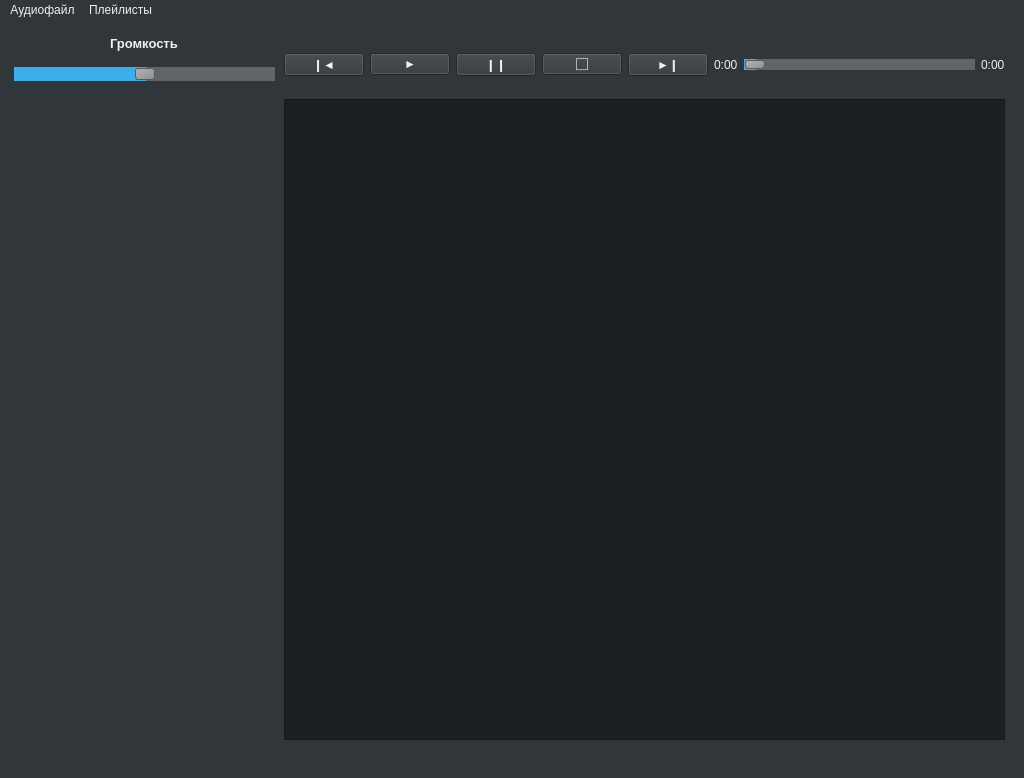
<?xml version="1.0" encoding="UTF-8"?>
<ui version="4.0">
 <class>MainWindow</class>
 <widget class="QMainWindow" name="MainWindow">
  <property name="geometry">
   <rect>
    <x>0</x>
    <y>0</y>
    <width>1024</width>
    <height>778</height>
   </rect>
  </property>
  <property name="windowTitle">
   <string>MainWindow</string>
  </property>
  <property name="styleSheet">
   <string notr="true">QMainWindow::separator
{
    border: 0.09em transparent #76797c;
    background: transparent;
}

QWidget
{
    color: #eff0f1;
    background-color: #31363b;
    selection-background-color: #3daee9;
    selection-color: #eff0f1;
    background-clip: border;
    border-image: none;
}

QWidget:disabled
{
    color: #454545;
    background-color: #31363b;
}

QWidget:disabled:hover
{
    background-color: #31363b;
}

QMenuBar
{
    background-color: #31363b;
    color: #eff0f1;
}

QMenuBar::item
{
    background: transparent;
}

QMenuBar::item:selected
{
    background: transparent;
}

QMenuBar::item:disabled
{
    color: #76797c;
}

QMenuBar::item:pressed
{
    background-color: #3daee9;
    color: #eff0f1;
    margin-bottom: -0.09em;
    padding-bottom: 0.09em;
}

QMenu
{
    color: #eff0f1;
    margin: 0.09em;
}

QMenu::icon
{
    margin: 0.23em;
}

QMenu::item
{
    /* Add extra padding on the right for the QMenu arrow */
    padding: 0.23em 1.5em 0.23em 1.3em;
    border: 0.09em solid transparent;
    background: transparent;
}

QMenu::item:selected
{
    color: #eff0f1;
    background-color: #3daee9;
}

QMenu::item:selected:disabled
{
    background-color: #31363b;
}

QMenu::item:disabled
{
    color: #76797c;
}

QMenu::indicator
{
    width: 1em;
    height: 1em;
}

QMenu::indicator:non-exclusive:unchecked
{
    border-image: url(:/dark/checkbox_unchecked_disabled.svg);
}

QMenu::indicator:non-exclusive:unchecked:selected
{
    border-image: url(:/dark/checkbox_unchecked_disabled.svg);
}

QMenu::indicator:non-exclusive:checked
{
    border-image: url(:/dark/checkbox_checked.svg);
}

QMenu::indicator:non-exclusive:checked:selected
{
    border-image: url(:/dark/checkbox_checked.svg);
}

QMenu::indicator:exclusive:unchecked
{
    border-image: url(:/dark/radio_unchecked_disabled.svg);
}

QMenu::indicator:exclusive:unchecked:selected
{
    border-image: url(:/dark/radio_unchecked_disabled.svg);
}

QMenu::indicator:exclusive:checked
{
    border-image: url(:/dark/radio_checked.svg);
}

QMenu::indicator:exclusive:checked:selected
{
    border-image: url(:/dark/radio_checked.svg);
}

QMenu::right-arrow
{
    margin: 0.23em;
    border-image: url(:/dark/right_arrow.svg);
    width: 0.5em;
    height: 0.8em;
}

QMenu::right-arrow:disabled
{
    border-image: url(:/dark/right_arrow_disabled.svg);
}

QAbstractItemView
{
    alternate-background-color: #31363b;
    color: #eff0f1;
    border: 0.09em solid #31363b;
    border-radius: 0.09em;
}

QMenuBar::item:focus:!disabled
{
    border: 0.04em solid #3daee9;
}

QTabWidget:focus,
QCheckBox:focus,
QRadioButton:focus,
QSlider:focus
{
    border: none;
}

QMenu::separator
{
    height: 0.09em;
    background-color: #76797c;
    padding-left: 0.2em;
    margin-top: 0.2em;
    margin-bottom: 0.2em;
    margin-left: 0.41em;
    margin-right: 0.41em;
}

QMenu::separator
{
    height: 0.09em;
    background-color: #76797c;
    padding-left: 0.2em;
    margin-top: 0.2em;
    margin-bottom: 0.2em;
    margin-left: 0.41em;
    margin-right: 0.41em;
}</string>
  </property>
  <widget class="QWidget" name="centralwidget">
   <property name="styleSheet">
    <string notr="true">QWidget
{
    color: #eff0f1;
    background-color: #31363b;
    selection-background-color: #3daee9;
    selection-color: #eff0f1;
    background-clip: border;
    border-image: none;
}

QWidget:disabled
{
    color: #454545;
    background-color: #31363b;
}

QWidget:disabled:hover
{
    background-color: #31363b;
}</string>
   </property>
   <layout class="QGridLayout" name="gridLayout">
    <item row="0" column="0">
     <widget class="QWidget" name="widget" native="true">
      <property name="maximumSize">
       <size>
        <width>996</width>
        <height>16777215</height>
       </size>
      </property>
      <property name="styleSheet">
       <string notr="true">QWidget
{
    color: #eff0f1;
    background-color: #31363b;
    selection-background-color: #3daee9;
    selection-color: #eff0f1;
    background-clip: border;
    border-image: none;
}

QWidget:disabled
{
    color: #454545;
    background-color: #31363b;
}

QWidget:disabled:hover
{
    background-color: #31363b;
}</string>
      </property>
      <widget class="QWidget" name="horizontalLayoutWidget">
       <property name="geometry">
        <rect>
         <x>270</x>
         <y>1</y>
         <width>721</width>
         <height>71</height>
        </rect>
       </property>
       <layout class="QHBoxLayout" name="main_buttons_and_time">
        <item>
         <widget class="QPushButton" name="previous">
          <property name="styleSheet">
           <string notr="true">QPushButton
{
    color: #eff0f1;
    background-color: #31363b;
    border: 0.04em solid #76797c;
    padding: 0.5em;
    border-radius: 0.09em;
    outline: none;
    min-height: 1.1em;
}

QPushButton:open
{
    border-width: 0.04em;
    border-color: #76797c;
}

QPushButton:closed
{
    border-width: 0.04em;
    border-color: #76797c;
}

QPushButton:disabled
{
    background-color: #31363b;
    border-width: 0.04em;
    border-color: #76797c;
    border-style: solid;
    padding-top: 0.23em;
    padding-bottom: 0.23em;
    padding-left: 1ex;
    padding-right: 1ex;
    border-radius: 0.04em;
    color: #454545;
}

QPushButton:focus
{
    color: #eff0f1;
}

QPushButton:pressed
{
    background-color: #454a4f;
    padding-top: -0.65em;
    padding-bottom: -0.74em;
    color: #eff0f1;
}

QPushButton:checked
{
    background-color: #626568;
    border: 0.04em solid #76797c;
    color: #eff0f1;
}

QPushButton:hover
{
    background-color: #31363b;
    border: 0.04em solid #3daee9;
    color: #eff0f1;
}

QPushButton:checked:hover
{
    background-color: #626568;
    border: 0.04em solid #3daee9;
    color: #eff0f1;
}

QPushButton
{
    min-height: 1.1em;
    min-width: 5em;
}</string>
          </property>
          <property name="text">
           <string>❙◄</string>
          </property>
         </widget>
        </item>
        <item>
         <widget class="QPushButton" name="play">
          <property name="styleSheet">
           <string notr="true">QPushButton
{
    color: #eff0f1;
    background-color: #31363b;
    border: 0.04em solid #76797c;
    padding: 0.5em;
    border-radius: 0.09em;
    outline: none;
    min-height: 1.1em;
}

QPushButton:open
{
    border-width: 0.04em;
    border-color: #76797c;
}

QPushButton:closed
{
    border-width: 0.04em;
    border-color: #76797c;
}

QPushButton:disabled
{
    background-color: #31363b;
    border-width: 0.04em;
    border-color: #76797c;
    border-style: solid;
    padding-top: 0.23em;
    padding-bottom: 0.23em;
    padding-left: 1ex;
    padding-right: 1ex;
    border-radius: 0.04em;
    color: #454545;
}

QPushButton:focus
{
    color: #eff0f1;
}

QPushButton:pressed
{
    background-color: #454a4f;
    padding-top: -0.65em;
    padding-bottom: -0.74em;
    color: #eff0f1;
}

QPushButton:checked
{
    background-color: #626568;
    border: 0.04em solid #76797c;
    color: #eff0f1;
}

QPushButton:hover
{
    background-color: #31363b;
    border: 0.04em solid #3daee9;
    color: #eff0f1;
}

QPushButton:checked:hover
{
    background-color: #626568;
    border: 0.04em solid #3daee9;
    color: #eff0f1;
}

QPushButton
{
    min-height: 1.1em;
    min-width: 5em;
}</string>
          </property>
          <property name="text">
           <string>►</string>
          </property>
         </widget>
        </item>
        <item>
         <widget class="QPushButton" name="pause">
          <property name="styleSheet">
           <string notr="true">QPushButton
{
    color: #eff0f1;
    background-color: #31363b;
    border: 0.04em solid #76797c;
    padding: 0.5em;
    border-radius: 0.09em;
    outline: none;
    min-height: 1.1em;
}

QPushButton:open
{
    border-width: 0.04em;
    border-color: #76797c;
}

QPushButton:closed
{
    border-width: 0.04em;
    border-color: #76797c;
}

QPushButton:disabled
{
    background-color: #31363b;
    border-width: 0.04em;
    border-color: #76797c;
    border-style: solid;
    padding-top: 0.23em;
    padding-bottom: 0.23em;
    padding-left: 1ex;
    padding-right: 1ex;
    border-radius: 0.04em;
    color: #454545;
}

QPushButton:focus
{
    color: #eff0f1;
}

QPushButton:pressed
{
    background-color: #454a4f;
    padding-top: -0.65em;
    padding-bottom: -0.74em;
    color: #eff0f1;
}

QPushButton:checked
{
    background-color: #626568;
    border: 0.04em solid #76797c;
    color: #eff0f1;
}

QPushButton:hover
{
    background-color: #31363b;
    border: 0.04em solid #3daee9;
    color: #eff0f1;
}

QPushButton:checked:hover
{
    background-color: #626568;
    border: 0.04em solid #3daee9;
    color: #eff0f1;
}

QPushButton
{
    min-height: 1.1em;
    min-width: 5em;
}</string>
          </property>
          <property name="text">
           <string>❙❙</string>
          </property>
         </widget>
        </item>
        <item>
         <widget class="QPushButton" name="stop">
          <property name="styleSheet">
           <string notr="true">QPushButton
{
    color: #eff0f1;
    background-color: #31363b;
    border: 0.04em solid #76797c;
    padding: 0.5em;
    border-radius: 0.09em;
    outline: none;
    min-height: 1.1em;
}

QPushButton:open
{
    border-width: 0.04em;
    border-color: #76797c;
}

QPushButton:closed
{
    border-width: 0.04em;
    border-color: #76797c;
}

QPushButton:disabled
{
    background-color: #31363b;
    border-width: 0.04em;
    border-color: #76797c;
    border-style: solid;
    padding-top: 0.23em;
    padding-bottom: 0.23em;
    padding-left: 1ex;
    padding-right: 1ex;
    border-radius: 0.04em;
    color: #454545;
}

QPushButton:focus
{
    color: #eff0f1;
}

QPushButton:pressed
{
    background-color: #454a4f;
    padding-top: -0.65em;
    padding-bottom: -0.74em;
    color: #eff0f1;
}

QPushButton:checked
{
    background-color: #626568;
    border: 0.04em solid #76797c;
    color: #eff0f1;
}

QPushButton:hover
{
    background-color: #31363b;
    border: 0.04em solid #3daee9;
    color: #eff0f1;
}

QPushButton:checked:hover
{
    background-color: #626568;
    border: 0.04em solid #3daee9;
    color: #eff0f1;
}

QPushButton
{
    min-height: 1.1em;
    min-width: 5em;
}</string>
          </property>
          <property name="text">
           <string>⬜</string>
          </property>
         </widget>
        </item>
        <item>
         <widget class="QPushButton" name="next">
          <property name="styleSheet">
           <string notr="true">QPushButton
{
    color: #eff0f1;
    background-color: #31363b;
    border: 0.04em solid #76797c;
    padding: 0.5em;
    border-radius: 0.09em;
    outline: none;
    min-height: 1.1em;
}

QPushButton:open
{
    border-width: 0.04em;
    border-color: #76797c;
}

QPushButton:closed
{
    border-width: 0.04em;
    border-color: #76797c;
}

QPushButton:disabled
{
    background-color: #31363b;
    border-width: 0.04em;
    border-color: #76797c;
    border-style: solid;
    padding-top: 0.23em;
    padding-bottom: 0.23em;
    padding-left: 1ex;
    padding-right: 1ex;
    border-radius: 0.04em;
    color: #454545;
}

QPushButton:focus
{
    color: #eff0f1;
}

QPushButton:pressed
{
    background-color: #454a4f;
    padding-top: -0.65em;
    padding-bottom: -0.74em;
    color: #eff0f1;
}

QPushButton:checked
{
    background-color: #626568;
    border: 0.04em solid #76797c;
    color: #eff0f1;
}

QPushButton:hover
{
    background-color: #31363b;
    border: 0.04em solid #3daee9;
    color: #eff0f1;
}

QPushButton:checked:hover
{
    background-color: #626568;
    border: 0.04em solid #3daee9;
    color: #eff0f1;
}

QPushButton
{
    min-height: 1.1em;
    min-width: 5em;
}</string>
          </property>
          <property name="text">
           <string>►❙</string>
          </property>
         </widget>
        </item>
        <item>
         <widget class="QLabel" name="play_time">
          <property name="styleSheet">
           <string notr="true">QLabel
{
    border: 0em solid black;
}</string>
          </property>
          <property name="text">
           <string>0:00</string>
          </property>
         </widget>
        </item>
        <item>
         <widget class="QSlider" name="time_slider">
          <property name="styleSheet">
           <string notr="true">QSlider::groove:horizontal {
    border: 1px solid #999999;
    height: 5px; /* the groove expands to the size of the slider by default. by giving it a height, it has a fixed size */
    background: qlineargradient(x1:0, y1:0, x2:0, y2:1, stop:0 #B1B1B1, stop:1 #c4c4c4);
    margin: 2px 0;
}

QSlider::handle:horizontal {
    background: qlineargradient(x1:0, y1:0, x2:1, y2:1, stop:0 #b4b4b4, stop:1 #8f8f8f);
    border: 1px solid #5c5c5c;
    width: 18px;
    margin: -2px 0; /* handle is placed by default on the contents rect of the groove. Expand outside the groove */
    border-radius: 3px;
}

QSlider::handle:vertical
{
    background: #1d2023;
    border: 0.04em solid #626568;
    width: 0.7em;
    height: 0.7em;
    border-radius: 0.35em;
}

QSlider:horizontal
{
    height: 2em;
}

QSlider:vertical
{
    width: 2em;
}

QSlider::handle:horizontal
{
    margin: -0.23em 0;
}

QSlider::handle:vertical
{
    margin: 0 -0.23em;
}

QSlider::groove:horizontal,
QSlider::groove:vertical
{
    background: #2c3034;
    border: 0em solid #31363b;
    border-radius: 0.19em;
}

QSlider::groove:vertical
{
    width: 0.4em;
}

QSlider::handle:horizontal:hover,
QSlider::handle:horizontal:focus,
QSlider::handle:vertical:hover,
QSlider::handle:vertical:focus
{
    border: 0.04em solid #3daee9;
}

QSlider::handle:horizontal:!focus:!hover,
QSlider::handle:vertical:!focus:!hover
{
    border: 0.04em solid #626568;
}

QSlider::sub-page:horizontal,
QSlider::add-page:vertical
{
    background: #3daee9;
    border-radius: 0.19em;
}

QSlider::add-page:horizontal,
QSlider::sub-page:vertical
{
    background: #626568;
    border-radius: 0.19em;
}</string>
          </property>
          <property name="orientation">
           <enum>Qt::Horizontal</enum>
          </property>
          <property name="tickInterval">
           <number>0</number>
          </property>
         </widget>
        </item>
        <item>
         <widget class="QLabel" name="end_time">
          <property name="styleSheet">
           <string notr="true">QLabel
{
    border: 0em solid black;
}</string>
          </property>
          <property name="text">
           <string>0:00</string>
          </property>
         </widget>
        </item>
       </layout>
      </widget>
      <widget class="QListWidget" name="list_of_songs">
       <property name="geometry">
        <rect>
         <x>270</x>
         <y>71</y>
         <width>721</width>
         <height>641</height>
        </rect>
       </property>
       <property name="styleSheet">
        <string notr="true">QListView
{
    background-color: #1d2023;
    border: 0em solid black;
}

QTreeView:selected,
QTreeView:!selected,
QListView:selected,
QListView:!selected
{
    border: 0em solid black;
}</string>
       </property>
       <property name="selectionMode">
        <enum>QAbstractItemView::ExtendedSelection</enum>
       </property>
      </widget>
      <widget class="QWidget" name="verticalLayoutWidget_2">
       <property name="geometry">
        <rect>
         <x>0</x>
         <y>0</y>
         <width>261</width>
         <height>56</height>
        </rect>
       </property>
       <layout class="QVBoxLayout" name="volume_layout">
        <item alignment="Qt::AlignHCenter">
         <widget class="QLabel" name="volume_label">
          <property name="font">
           <font>
            <pointsize>10</pointsize>
            <weight>75</weight>
            <italic>false</italic>
            <bold>true</bold>
           </font>
          </property>
          <property name="text">
           <string>Громкость</string>
          </property>
         </widget>
        </item>
        <item>
         <widget class="QSlider" name="volume_slider">
          <property name="styleSheet">
           <string notr="true">QSlider::groove:horizontal {
    border: 1px solid #999999;
    height: 8px; /* the groove expands to the size of the slider by default. by giving it a height, it has a fixed size */
    background: qlineargradient(x1:0, y1:0, x2:0, y2:1, stop:0 #B1B1B1, stop:1 #c4c4c4);
    margin: 2px 0;
}

QSlider::handle:horizontal {
    background: qlineargradient(x1:0, y1:0, x2:1, y2:1, stop:0 #b4b4b4, stop:1 #8f8f8f);
    border: 1px solid #5c5c5c;
    width: 18px;
    margin: -2px 0; /* handle is placed by default on the contents rect of the groove. Expand outside the groove */
    border-radius: 3px;
}

QSlider::handle:vertical
{
    background: #1d2023;
    border: 0.04em solid #626568;
    width: 0.7em;
    height: 0.7em;
    border-radius: 0.35em;
}

QSlider:horizontal
{
    height: 2em;
}

QSlider:vertical
{
    width: 2em;
}

QSlider::handle:horizontal
{
    margin: -0.23em 0;
}

QSlider::handle:vertical
{
    margin: 0 -0.23em;
}

QSlider::groove:horizontal,
QSlider::groove:vertical
{
    background: #2c3034;
    border: 0em solid #31363b;
    border-radius: 0.19em;
}

QSlider::groove:vertical
{
    width: 0.4em;
}

QSlider::handle:horizontal:hover,
QSlider::handle:horizontal:focus,
QSlider::handle:vertical:hover,
QSlider::handle:vertical:focus
{
    border: 0.04em solid #3daee9;
}

QSlider::handle:horizontal:!focus:!hover,
QSlider::handle:vertical:!focus:!hover
{
    border: 0.04em solid #626568;
}

QSlider::sub-page:horizontal,
QSlider::add-page:vertical
{
    background: #3daee9;
    border-radius: 0.19em;
}

QSlider::add-page:horizontal,
QSlider::sub-page:vertical
{
    background: #626568;
    border-radius: 0.19em;
}</string>
          </property>
          <property name="maximum">
           <number>100</number>
          </property>
          <property name="value">
           <number>50</number>
          </property>
          <property name="orientation">
           <enum>Qt::Horizontal</enum>
          </property>
          <property name="tickPosition">
           <enum>QSlider::TicksAbove</enum>
          </property>
          <property name="tickInterval">
           <number>5</number>
          </property>
         </widget>
        </item>
       </layout>
      </widget>
      <widget class="QLabel" name="border">
       <property name="geometry">
        <rect>
         <x>0</x>
         <y>70</y>
         <width>264</width>
         <height>264</height>
        </rect>
       </property>
       <property name="styleSheet">
        <string notr="true"/>
       </property>
       <property name="text">
        <string/>
       </property>
      </widget>
      <widget class="QLabel" name="album_pic">
       <property name="geometry">
        <rect>
         <x>7</x>
         <y>77</y>
         <width>250</width>
         <height>250</height>
        </rect>
       </property>
       <property name="text">
        <string/>
       </property>
      </widget>
     </widget>
    </item>
   </layout>
  </widget>
  <widget class="QStatusBar" name="statusbar"/>
  <widget class="QMenuBar" name="menubar">
   <property name="geometry">
    <rect>
     <x>0</x>
     <y>0</y>
     <width>1024</width>
     <height>21</height>
    </rect>
   </property>
   <widget class="QMenu" name="audio_menu">
    <property name="title">
     <string>Аудиофайл</string>
    </property>
    <addaction name="add_track"/>
    <addaction name="add_folder"/>
    <addaction name="delete_track"/>
    <addaction name="mix_tracks"/>
    <addaction name="clear"/>
   </widget>
   <widget class="QMenu" name="playlist_menu">
    <property name="title">
     <string>Плейлисты</string>
    </property>
    <addaction name="add_tracks_to_playlist"/>
    <addaction name="del_playlist"/>
    <addaction name="separator"/>
   </widget>
   <addaction name="audio_menu"/>
   <addaction name="playlist_menu"/>
  </widget>
  <action name="add_track">
   <property name="text">
    <string>Добавить аудиофайл(ы)</string>
   </property>
  </action>
  <action name="delete_track">
   <property name="text">
    <string>Удалить выбранные аудиофайл(ы)</string>
   </property>
  </action>
  <action name="mix_playlist">
   <property name="text">
    <string>Перемешать плейлист</string>
   </property>
  </action>
  <action name="clear_playlist">
   <property name="text">
    <string>Очистить плейлист</string>
   </property>
  </action>
  <action name="check_info">
   <property name="text">
    <string>Просмотреть информацию о выбранной песне</string>
   </property>
  </action>
  <action name="action">
   <property name="text">
    <string>Просмотреть текст выбранного аудиофайла</string>
   </property>
  </action>
  <action name="add_folder">
   <property name="text">
    <string>Добавить каталог</string>
   </property>
  </action>
  <action name="check_text">
   <property name="text">
    <string>Просмотреть текст выбранной песни</string>
   </property>
  </action>
  <action name="download">
   <property name="text">
    <string>Скачать музыку с Youtube и добавить в плейлист</string>
   </property>
  </action>
  <action name="action_youtube">
   <property name="text">
    <string>Скачать аудиофайл с Yotube и добавить в плейлист</string>
   </property>
  </action>
  <action name="action_2">
   <property name="text">
    <string>Онлайн аудиоплеер</string>
   </property>
  </action>
  <action name="mix_tracks">
   <property name="text">
    <string>Перемешать список треков</string>
   </property>
  </action>
  <action name="clear">
   <property name="text">
    <string>Очистить список треков</string>
   </property>
  </action>
  <action name="add_tracks_to_playlist">
   <property name="text">
    <string>Добавить все треки в плейлист</string>
   </property>
  </action>
  <action name="del_playlist">
   <property name="text">
    <string>Удалить плейлист</string>
   </property>
  </action>
  <action name="change_theme">
   <property name="text">
    <string>Сменить тему</string>
   </property>
  </action>
 </widget>
 <resources/>
 <connections/>
</ui>
